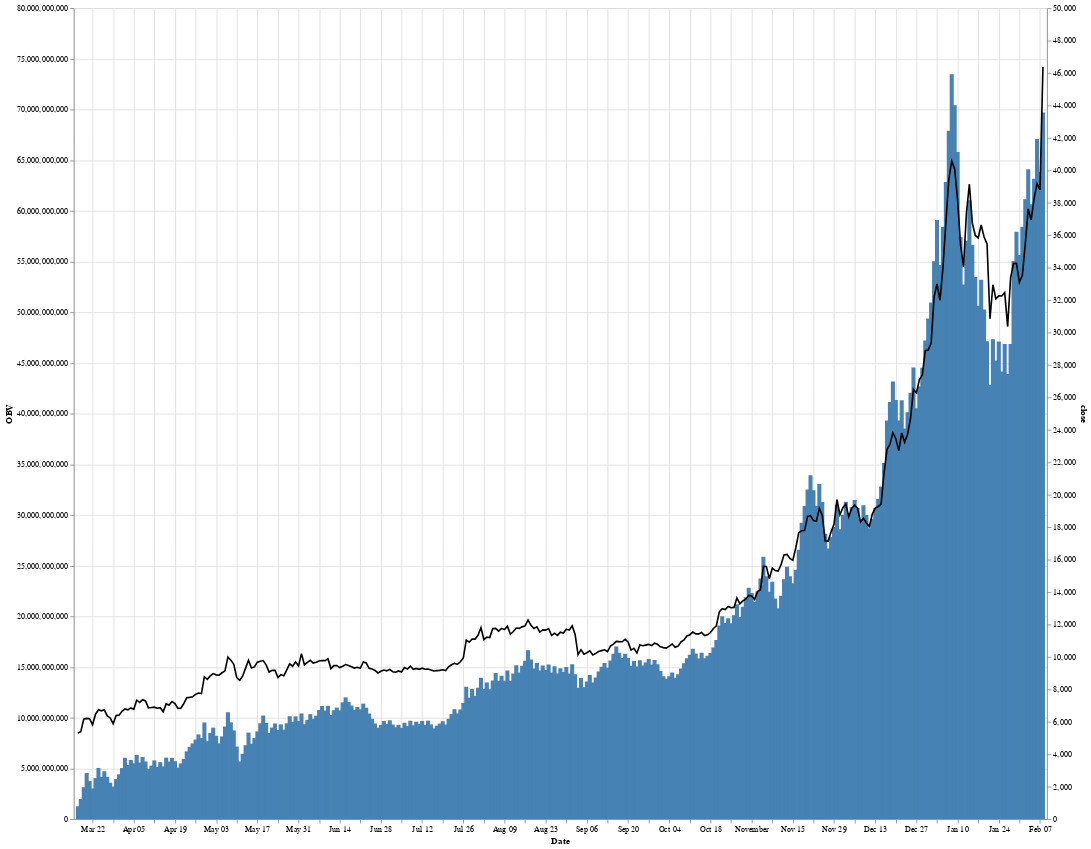

Notebook cell for this chart:
### Markdown cell above
### Plot OBV for Period 4

### Code cell
period_4 = obv_df.loc['2020-03-17':'2021-02-08']
period_4.reset_index(inplace = True)
source = period_4
base = alt.Chart(source).encode(x='Date')

bar = alt.Chart(source).mark_bar().encode(
    x="Date",
    y="OBV",
    color=alt.condition(
        alt.datum.OBV > 0,
        alt.value("steelblue"),# The positive color
        alt.value("orange")  # The neagative color
    ))

line =  base.mark_line(color='black').encode(
    y='close'
)

(bar + line).properties(width=5000, height = 900)
alt.layer(bar, line).resolve_scale(
    y = 'independent'
).properties(width = 1200, height = 1000)

### Figure 1 — Vega-Lite specification as saved in the notebook (floating-point values rounded to 4 significant figures; data arrays with more than 128 entries replaced by an {"elided": "..."} marker saying what was removed)
{"config": {"view": {"continuousWidth": 400, "continuousHeight": 300}}, "layer": [{"mark": "bar", "encoding": {"color": {"condition": {"value": "steelblue", "test": "(datum.OBV > 0)"}, "value": "orange"}, "x": {"type": "temporal", "field": "Date"}, "y": {"type": "quantitative", "field": "OBV"}}}, {"mark": {"type": "line", "color": "black"}, "encoding": {"x": {"type": "temporal", "field": "Date"}, "y": {"type": "quantitative", "field": "close"}}}], "data": {"name": "data-13e6adac5cb20d86b7bc44dbe8ff0ac2"}, "height": 1000, "resolve": {"scale": {"y": "independent"}}, "width": 1200, "$schema": "https://vega.github.io/schema/vega-lite/v4.8.1.json", "datasets": {"data-13e6adac5cb20d86b7bc44dbe8ff0ac2": {"elided": "329 records"}}}
